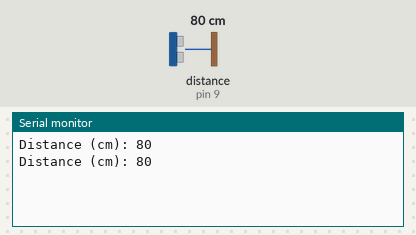
A sketch run on a simulated Arduino Uno, built with avr-gcc and run on an emulated ATmega328P. Shown: the last lines printed to the serial monitor. Wiring (inferred from the names in the program): ultrasonic range finder: trigger pin 9; echo pin 9. Inputs (shaded band) come from the test bench; at power-on: distance to the obstacle (sensor on pin 9) 80 cm. The echo pulse lasts 58.3 µs per cm.

Above: at 1.8 s.
1.9 s: distance to the obstacle (sensor on pin 9) set to 2 cm
At 2.8 s:
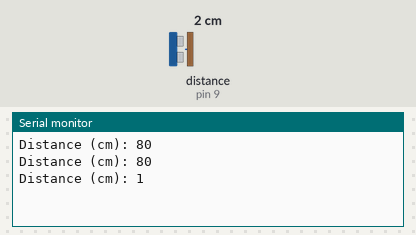
3.4 s: distance to the obstacle (sensor on pin 9) set to 4 cm
At 4.5 s:
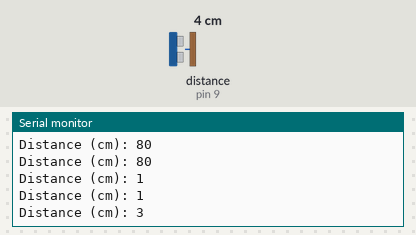
Timing chart, 0 to 6.4 s (numbered marks = the images above; inputs shaded):
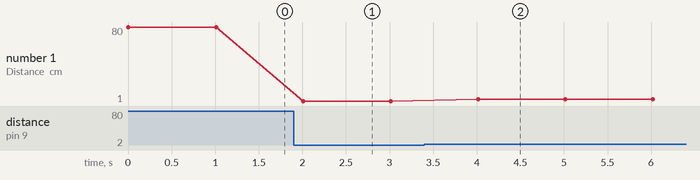

Measured:
- after the input at 1.9 s, the serial monitor: prints a new line after 0.11 s (image 1)
- after the input at 3.4 s, the serial monitor: prints a new line after 0.61 s (image 2)
- plotted number 1: 80 → 1 after the input at 1.9 s, 1 → 3 after the input at 3.4 s

The sketch:

PingSensor.ino
```cpp
/**
 * Reading distance (cm) from PING))) sensor
 */

const int pingPin = 9;

void setup() {
  // initialize serial communication:
  Serial.begin(9600);
}

void loop()
{
  // The PING))) is triggered by a HIGH pulse of 2 or more microseconds.
  // Give a short LOW pulse beforehand to ensure a clean HIGH pulse:
  pinMode(pingPin, OUTPUT);
  digitalWrite(pingPin, LOW);
  delayMicroseconds(2);
  digitalWrite(pingPin, HIGH);
  delayMicroseconds(5);
  digitalWrite(pingPin, LOW);

  // The same pin is used to read the signal from the PING))): a HIGH
  // pulse whose duration is the time (in microseconds) from the sending
  // of the ping to the reception of its echo off of an object.
  pinMode(pingPin, INPUT);
  long duration = pulseIn(pingPin, HIGH);

  // convert duration to distance
  long cm = usec2cm(duration);

  Serial.print("Distance (cm): "); Serial.println(cm);

  delay(1000);
}

long usec2cm(long usec)
{
  // Speed of sound is 340 m/s or 29 usec/cm.
  // The sound travels out and back, so devide the distance by 2.
  return usec / 29 / 2;
}
```
